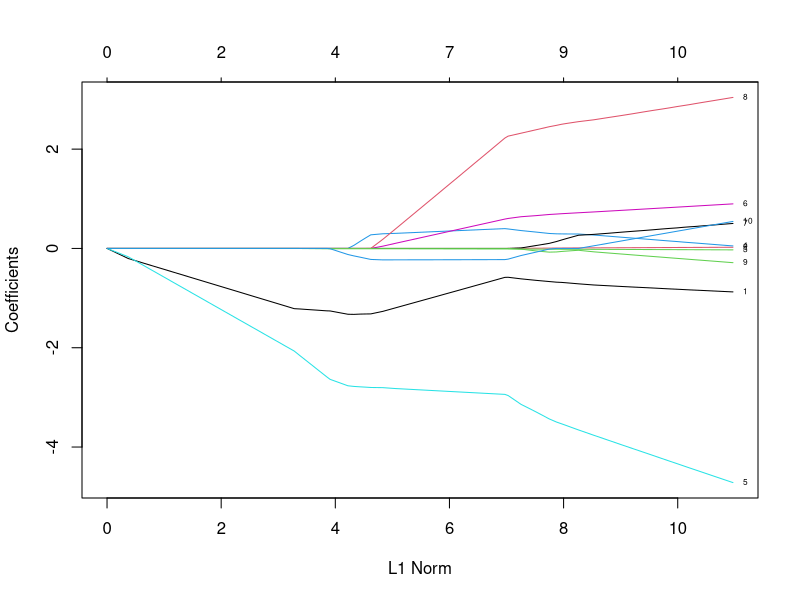
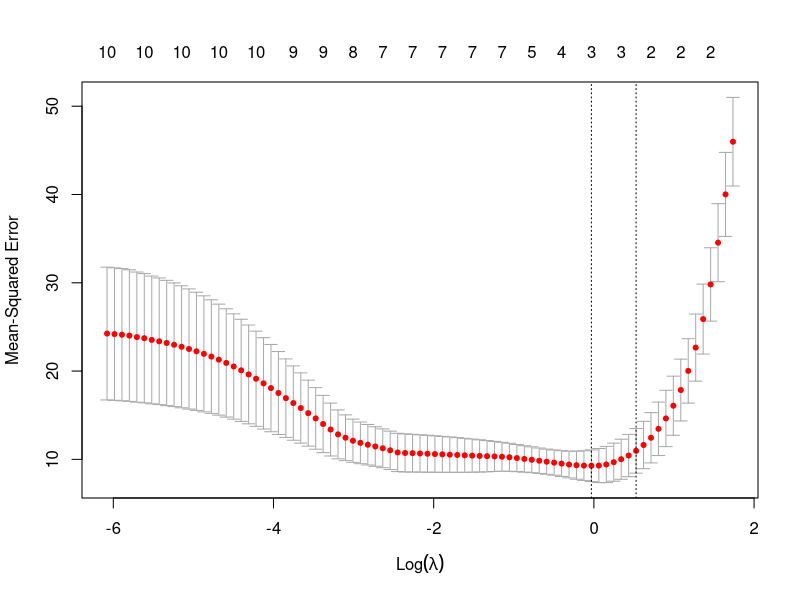

The R source for these figures, in order:
#Lasso regression is implemented in an R package glmnet.
#When to use lasso regression: the number of available covariates is extremely large, but only a handful of them are relevant for the prediction of the outcome.
library(glmnet)
data("mtcars")
head(mtcars)
y <- mtcars[, 1] # mileage per gallon
x <- mtcars[, -1] # all other variables treated as predictors 
x <- data.matrix(x, "matrix") # converts to NUMERIC matrix
set.seed(123)
trainIdx <- sample(1:nrow(mtcars), round(0.7 * nrow(mtcars))) 
fit <- glmnet(x[trainIdx, ], y[trainIdx])
names(fit)
print(fit)
plot(fit, label = TRUE)
# Lambda = 1
coef(fit, s = 1)
# Predict for the test set:
predict(fit, newx = x[-trainIdx, ], s = c(0.5, 1.5, 2)) #Each of the columns corresponds to a choice of λ.


#To choose λ can use cross-validation.
set.seed(1)
# `nfolds` argument sets the number of folds (k).
cvfit <- cv.glmnet(x[trainIdx, ], y[trainIdx], nfolds = 5)
plot(cvfit)

#The red dots are the average MSE over the k-folds.
cvfit$lambda.min #λ with minimum MSE

cvfit$lambda.1se #The biggest λ such that the MSE is within one standard error of the minimum MSE